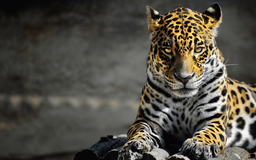
#> input picture sem5/OIIS/LW4/1.png, 256 x 160 px, shrunk from 1920 x 1200 before the run, found by its file name
$ python lw5.py
#> lines starting #> are read from the running program, lines starting #| are printed output that depends on the picture
import cv2
import numpy as np

# Загрузка изображений
left = cv2.imread('1.png')
#> left is the input picture: shape (160, 256, 3); mean B, G, R 68.3, 77.8, 81.6
right = cv2.imread('2.png')
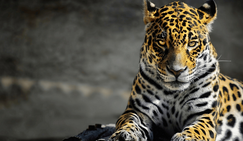
#> input picture sem5/OIIS/LW4/2.png, 243 x 141 px, shrunk from 1823 x 1056 before the run, found by its file name
#> right is the input picture: shape (141, 243, 3); mean B, G, R 70.2, 81.3, 85.2

# Изменение порядка каналов с BGR на RGB
left = cv2.cvtColor(left, cv2.COLOR_BGR2RGB)
right = cv2.cvtColor(right, cv2.COLOR_BGR2RGB)

matrices = {
    'true': np.array([[0.299, 0.587, 0.114,
                       0, 0, 0,
                       0, 0, 0],

                      [0, 0, 0,
                       0, 0, 0,
                       0.299, 0.587, 0.114]]),

    'gray': np.array([[0.299, 0.587, 0.114,
                       0, 0, 0,
                       0, 0, 0],

                      [0, 0, 0,
                       0.299, 0.587, 0.114,
                       0.299, 0.587, 0.114]]),

    'color': np.array([[1, 0, 0,
                        0, 0, 0,
                        0, 0, 0],

                       [0, 0, 0,
                        0, 1, 0,
                        0, 0, 1]]),

    'half_color': np.array([[0.299, 0.587, 0.114,
                            0, 0, 0,
                            0, 0, 0],

                           [0, 0, 0,
                            0, 1, 0,
                            0, 0, 1]]),

    'optimized': np.array([[0, 0.7, 0.3,
                            0, 0, 0,
                            0, 0, 0],

                           [0, 0, 0,
                            0, 1, 0,
                            0, 0, 1]]),
}


def make_anaglyph(right, left, color):
#> called with color = 'true'
    height, width, _ = left.shape
#> height = 141; width = 243
    leftMap = left.copy()
    rightMap = right.copy()
    m = matrices[color]

    for y in range(0, height):
        for x in range(0, width):
            r1, g1, b1 = leftMap[y, x]
            r2, g2, b2 = rightMap[y, x]
            leftMap[y, x] = (
                int(r1 * m[0][0] + g1 * m[0][1] + b1 * m[0][2] + r2 * m[1][0] + g2 * m[1][1] + b2 * m[1][2]),  # r
                int(r1 * m[0][3] + g1 * m[0][4] + b1 * m[0][5] + r2 * m[1][3] + g2 * m[1][4] + b2 * m[1][5]),  # g
                int(r1 * m[0][6] + g1 * m[0][7] + b1 * m[0][8] + r2 * m[1][6] + g2 * m[1][7] + b2 * m[1][8])  # b
            )
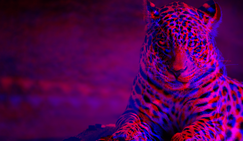
#> leftMap: shape (141, 243, 3); mean R, G, B 80.8, 0, 78.4
    return leftMap

# Применение выбранного метода анаглифа
anaglyphed_true = make_anaglyph(left, right, 'true')
anaglyphed_gray = make_anaglyph(left, right, 'gray')
#> call 2 of make_anaglyph, with color = 'gray'
#> after the loop in make_anaglyph (call 2), `for y in range(0, height):`:
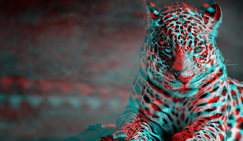
#> leftMap: shape (141, 243, 3); mean R, G, B 80.8, 78.4, 78.4
anaglyphed_color = make_anaglyph(left, right, 'color')
#> call 3 of make_anaglyph, with color = 'color'
#> after the loop in make_anaglyph (call 3), `for y in range(0, height):`:
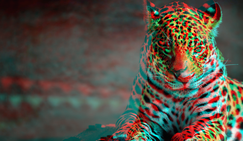
#> leftMap: shape (141, 243, 3); mean R, G, B 85.2, 78.9, 68.6
anaglyphed_half_color = make_anaglyph(left, right, 'half_color')
#> call 4 of make_anaglyph, with color = 'half_color'
#> after the loop in make_anaglyph (call 4), `for y in range(0, height):`:
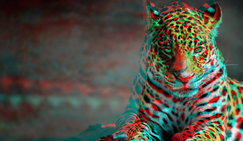
#> leftMap: shape (141, 243, 3); mean R, G, B 80.8, 78.9, 68.6
anaglyphed_optimized = make_anaglyph(left, right, 'optimized')
#> after the loop in make_anaglyph (call 5), `for y in range(0, height):`:
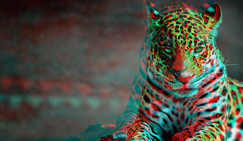
#> leftMap: shape (141, 243, 3); mean R, G, B 77.5, 78.9, 68.6

cv2.imwrite('true_anaglyphs.png', anaglyphed_true)
cv2.imwrite('gray_anaglyphs.png', anaglyphed_gray)
cv2.imwrite('color_anaglyphs.png', anaglyphed_color)
cv2.imwrite('half_color_anaglyphs.png', anaglyphed_half_color)
cv2.imwrite('optimized_anaglyphs.png', anaglyphed_optimized)
